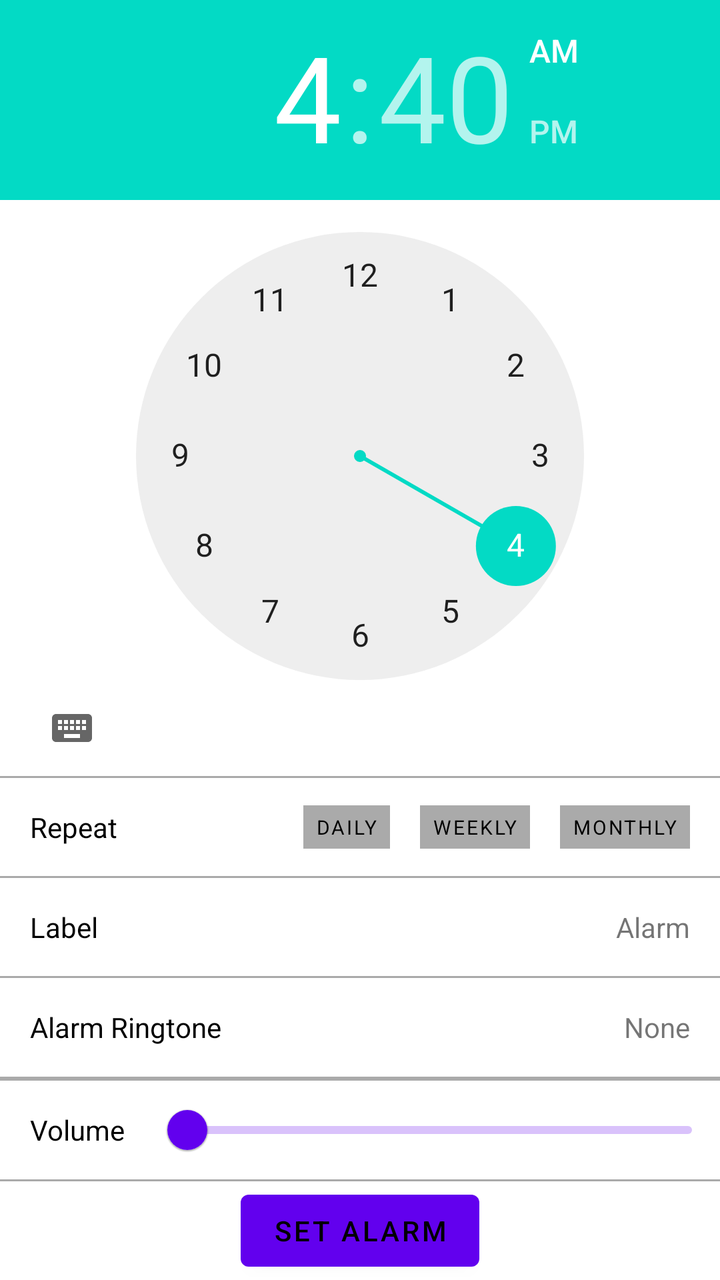
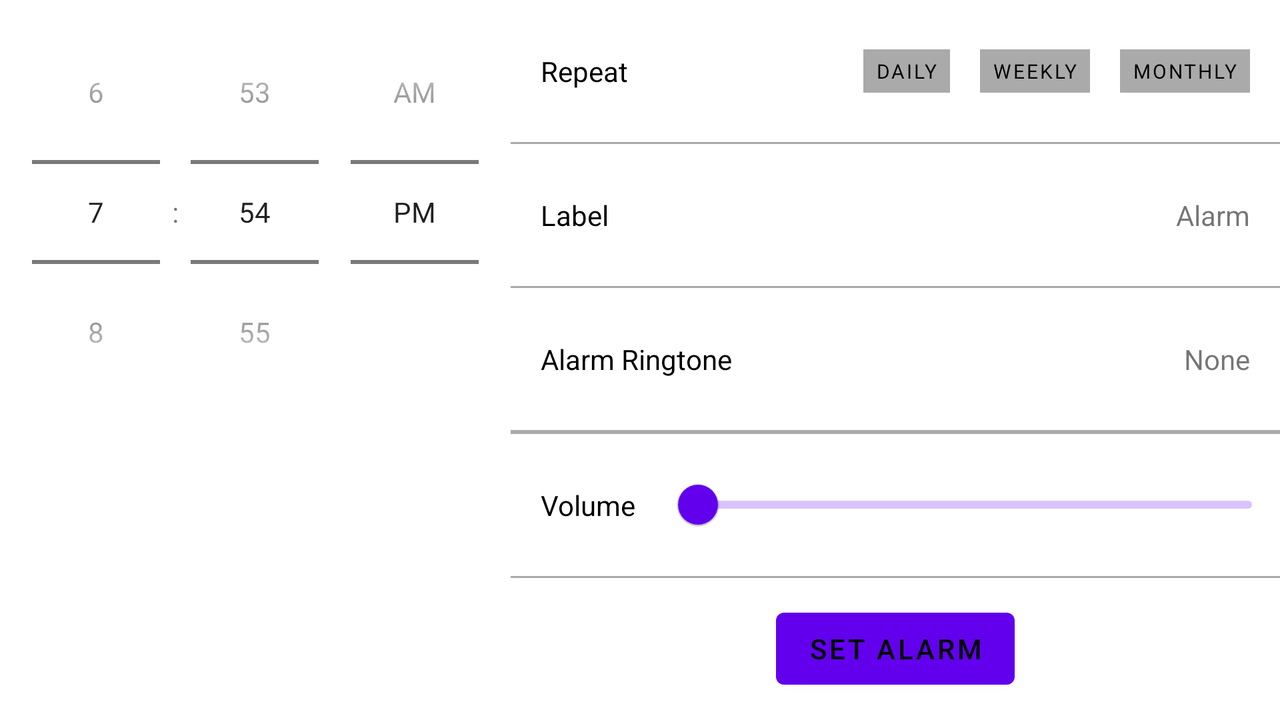

One screen, two layout resources from the same app: the default and the repository's alternative for another configuration. Each is rendered where Android would select it; the XML of both is given below.
<!-- AndroidManifest.xml: application theme Theme.ClockApp -->
<!-- res/layout/activity_set_alarm.xml -->
<?xml version="1.0" encoding="utf-8"?>
<LinearLayout xmlns:android="http://schemas.android.com/apk/res/android"
    xmlns:app="http://schemas.android.com/apk/res-auto"
    xmlns:tools="http://schemas.android.com/tools"
    android:layout_width="match_parent"
    android:layout_height="match_parent"
    tools:context=".SetAlarmActivity"
    android:orientation="vertical">

    <TimePicker
        android:id="@+id/time_picker"
        android:layout_width="wrap_content"
        android:layout_height="wrap_content" />

    <View
        android:layout_width="match_parent"
        android:layout_height="1dp"
        android:background="@android:color/darker_gray"/>

    <LinearLayout
        android:layout_width="match_parent"
        android:layout_height="0dp"
        android:layout_weight="1"
        android:orientation="horizontal"
        android:gravity="center_vertical">

        <LinearLayout
            android:layout_width="0dp"
            android:layout_height="match_parent"
            android:layout_weight="1"
            android:gravity="start|center_vertical">

            <TextView
                android:layout_width="wrap_content"
                android:layout_height="wrap_content"
                android:text="@string/repeat_label"
                android:layout_marginLeft="@dimen/set_alarm_text_left_margin"
                android:textColor="?attr/colorOnPrimary" />

        </LinearLayout>

        <LinearLayout
            android:layout_width="0dp"
            android:layout_height="match_parent"
            android:layout_weight="2"
            android:gravity="end|center_vertical">

            <TextView
                android:id="@+id/repeat_daily_button"
                android:layout_width="wrap_content"
                android:layout_height="wrap_content"
                android:text="@string/daily_repeat_label"
                android:background="?attr/colorOnBackground"
                android:paddingHorizontal="@dimen/repeat_option_horizontal_padding"
                android:paddingVertical="@dimen/repeat_option_vertical_padding"
                android:textSize="@dimen/repeat_option_text_size"
                android:letterSpacing="0.1"
                android:textColor="?attr/colorOnPrimary"
                android:layout_marginRight="@dimen/set_alarm_text_left_margin"/>

            <TextView
                android:id="@+id/repeat_weekly_button"
                android:layout_width="wrap_content"
                android:layout_height="wrap_content"
                android:text="@string/weekly_repeat_label"
                android:background="?attr/colorOnBackground"
                android:paddingHorizontal="@dimen/repeat_option_horizontal_padding"
                android:paddingVertical="@dimen/repeat_option_vertical_padding"
                android:textSize="@dimen/repeat_option_text_size"
                android:letterSpacing="0.1"
                android:textColor="?attr/colorOnPrimary"
                android:layout_marginRight="@dimen/set_alarm_text_left_margin"/>

            <TextView
                android:id="@+id/repeat_monthly_button"
                android:layout_width="wrap_content"
                android:layout_height="wrap_content"
                android:text="@string/monthly_repeat_label"
                android:background="?attr/colorOnBackground"
                android:textSize="@dimen/repeat_option_text_size"
                android:paddingHorizontal="@dimen/repeat_option_horizontal_padding"
                android:paddingVertical="@dimen/repeat_option_vertical_padding"
                android:letterSpacing="0.1"
                android:textColor="?attr/colorOnPrimary"
                android:layout_marginRight="@dimen/set_alarm_text_left_margin" />

        </LinearLayout>


    </LinearLayout>

    <View
        android:layout_width="match_parent"
        android:layout_height="1dp"
        android:background="@android:color/darker_gray"/>

    <LinearLayout
        android:id="@+id/alarm_label_container"
        android:layout_width="match_parent"
        android:layout_height="0dp"
        android:layout_weight="1"
        android:orientation="horizontal"
        android:gravity="center_vertical">

        <LinearLayout
            android:layout_width="0dp"
            android:layout_height="match_parent"
            android:layout_weight="1"
            android:gravity="start|center_vertical">

            <TextView
                android:layout_width="wrap_content"
                android:layout_height="wrap_content"
                android:text="@string/alarm_name_label"
                android:layout_marginLeft="@dimen/set_alarm_text_left_margin"
                android:textColor="?attr/colorOnPrimary" />

        </LinearLayout>

        <LinearLayout
            android:layout_width="0dp"
            android:layout_height="match_parent"
            android:layout_weight="1"
            android:gravity="end|center_vertical">

            <TextView
                android:id="@+id/label_text_view"
                android:layout_width="wrap_content"
                android:layout_height="wrap_content"
                android:text="@string/alarm_default_label"
                android:layout_marginRight="@dimen/set_alarm_text_left_margin" />

        </LinearLayout>

    </LinearLayout>

    <View
        android:layout_width="match_parent"
        android:layout_height="1dp"
        android:background="@android:color/darker_gray"/>

    <LinearLayout
        android:id="@+id/alarm_ringtone_container"
        android:layout_width="match_parent"
        android:layout_height="0dp"
        android:layout_weight="1"
        android:orientation="horizontal"
        android:gravity="center_vertical">

        <LinearLayout
            android:layout_width="0dp"
            android:layout_height="match_parent"
            android:layout_weight="1"
            android:gravity="start|center_vertical">

            <TextView
                android:layout_width="wrap_content"
                android:layout_height="wrap_content"
                android:text="@string/alarm_ringtone_label"
                android:layout_marginLeft="@dimen/set_alarm_text_left_margin"
                android:textColor="?attr/colorOnPrimary" />

        </LinearLayout>

        <LinearLayout
            android:layout_width="0dp"
            android:layout_height="match_parent"
            android:layout_weight="1"
            android:gravity="end|center_vertical">

            <TextView
                android:id="@+id/alarm_ringtone_title"
                android:layout_width="wrap_content"
                android:layout_height="wrap_content"
                android:text="@string/alarm_default_ringtone"
                android:layout_marginRight="@dimen/set_alarm_text_left_margin" />

        </LinearLayout>

    </LinearLayout>

    <View
        android:layout_width="match_parent"
        android:layout_height="1dp"
        android:background="@android:color/darker_gray"/>

    <LinearLayout
        android:id="@+id/ringtone_part_container"
        android:layout_width="match_parent"
        android:layout_height="0dp"
        android:layout_weight="1"
        android:orientation="horizontal"
        android:gravity="center_vertical"
        android:visibility="gone">

        <TextView
            android:layout_width="wrap_content"
            android:layout_height="wrap_content"
            android:text="@string/ringtone_part_label"
            android:layout_marginLeft="@dimen/set_alarm_text_left_margin"
            android:textColor="?attr/colorOnPrimary" />

        <com.google.android.material.slider.RangeSlider
            android:id="@+id/ringtone_part_slider"
            android:layout_width="wrap_content"
            android:layout_height="wrap_content"
            android:layout_marginLeft="@dimen/set_alarm_text_left_margin" />

    </LinearLayout>

    <View
        android:layout_width="match_parent"
        android:layout_height="1dp"
        android:background="@android:color/darker_gray"/>

    <LinearLayout
        android:layout_width="match_parent"
        android:layout_height="0dp"
        android:layout_weight="1"
        android:orientation="horizontal"
        android:gravity="center_vertical">

        <TextView
            android:layout_width="wrap_content"
            android:layout_height="wrap_content"
            android:text="@string/alarm_volume_label"
            android:layout_marginLeft="@dimen/set_alarm_text_left_margin"
            android:textColor="?attr/colorOnPrimary" />

        <com.google.android.material.slider.RangeSlider
            android:id="@+id/volume_slider"
            android:layout_width="wrap_content"
            android:layout_height="wrap_content"
            android:layout_marginLeft="@dimen/set_alarm_text_left_margin" />

    </LinearLayout>

    <View
        android:layout_width="match_parent"
        android:layout_height="1dp"
        android:background="@android:color/darker_gray"/>

    <LinearLayout
        android:layout_width="match_parent"
        android:layout_height="0dp"
        android:layout_weight="1"
        android:gravity="center">

        <Button
            android:id="@+id/set_alarm_btn"
            android:layout_width="wrap_content"
            android:layout_height="wrap_content"
            android:text="@string/set_alarm_btn_label" />

    </LinearLayout>

</LinearLayout>
<!-- resources referenced by this layout -->
<resources>
  <dimen name="repeat_option_horizontal_padding">6dp</dimen>
  <dimen name="repeat_option_text_size">10sp</dimen>
  <dimen name="repeat_option_vertical_padding">4dp</dimen>
  <dimen name="set_alarm_text_left_margin">15dp</dimen>
  <string name="alarm_default_label">Alarm</string>
  <string name="alarm_default_ringtone">None</string>
  <string name="alarm_name_label">Label</string>
  <string name="alarm_ringtone_label">Alarm Ringtone</string>
  <string name="alarm_volume_label">Volume</string>
  <string name="daily_repeat_label">DAILY</string>
  <string name="monthly_repeat_label">MONTHLY</string>
  <string name="repeat_label">Repeat</string>
  <string name="ringtone_part_label">Ringtone part</string>
  <string name="set_alarm_btn_label">Set alarm</string>
  <string name="weekly_repeat_label">WEEKLY</string>
  <style name="Theme.ClockApp" parent="Theme.MaterialComponents.DayNight.DarkActionBar">
          
          <item name="colorPrimary">@color/purple_500</item>
          <item name="colorPrimaryVariant">@color/purple_700</item>
          <item name="colorOnPrimary">@color/black</item>
          <item name="colorOnBackground">@color/light_gray</item>
          
          <item name="colorSecondary">@color/teal_200</item>
          <item name="colorSecondaryVariant">@color/teal_700</item>
          <item name="colorOnSecondary">@color/black</item>
          
          <item name="android:statusBarColor">?attr/colorPrimaryVariant</item>
          
      </style>
  <color name="purple_500">#FF6200EE</color>
  <color name="purple_700">#FF3700B3</color>
  <color name="black">#FF000000</color>
  <color name="light_gray">#AAAAAA</color>
  <color name="teal_200">#FF03DAC5</color>
  <color name="teal_700">#FF018786</color>
</resources>
<!-- res/layout-land/activity_set_alarm.xml (the repository's variant of the layout above) -->
<!-- drawn on the phone turned sideways -->
<?xml version="1.0" encoding="utf-8"?>
<LinearLayout xmlns:android="http://schemas.android.com/apk/res/android"
    xmlns:app="http://schemas.android.com/apk/res-auto"
    xmlns:tools="http://schemas.android.com/tools"
    android:layout_width="match_parent"
    android:layout_height="match_parent"
    tools:context=".SetAlarmActivity"
    android:orientation="horizontal">

    <TimePicker
        android:id="@+id/time_picker"
        android:layout_width="wrap_content"
        android:layout_height="wrap_content"
        android:timePickerMode="spinner" />

    <LinearLayout
        android:layout_width="match_parent"
        android:layout_height="match_parent"
        android:orientation="vertical">

        <LinearLayout
            android:layout_width="match_parent"
            android:layout_height="0dp"
            android:layout_weight="1"
            android:orientation="horizontal"
            android:gravity="center_vertical">

            <LinearLayout
                android:layout_width="0dp"
                android:layout_height="match_parent"
                android:layout_weight="1"
                android:gravity="start|center_vertical">

                <TextView
                    android:layout_width="wrap_content"
                    android:layout_height="wrap_content"
                    android:text="@string/repeat_label"
                    android:layout_marginLeft="@dimen/set_alarm_text_left_margin"
                    android:textColor="?attr/colorOnPrimary" />

            </LinearLayout>

            <LinearLayout
                android:layout_width="0dp"
                android:layout_height="match_parent"
                android:layout_weight="2"
                android:gravity="end|center_vertical">

                <TextView
                    android:id="@+id/repeat_daily_button"
                    android:layout_width="wrap_content"
                    android:layout_height="wrap_content"
                    android:text="@string/daily_repeat_label"
                    android:background="?attr/colorOnBackground"
                    android:paddingHorizontal="@dimen/repeat_option_horizontal_padding"
                    android:paddingVertical="@dimen/repeat_option_vertical_padding"
                    android:textSize="@dimen/repeat_option_text_size"
                    android:letterSpacing="0.1"
                    android:textColor="?attr/colorOnPrimary"
                    android:layout_marginRight="@dimen/set_alarm_text_left_margin"/>

                <TextView
                    android:id="@+id/repeat_weekly_button"
                    android:layout_width="wrap_content"
                    android:layout_height="wrap_content"
                    android:text="@string/weekly_repeat_label"
                    android:background="?attr/colorOnBackground"
                    android:paddingHorizontal="@dimen/repeat_option_horizontal_padding"
                    android:paddingVertical="@dimen/repeat_option_vertical_padding"
                    android:textSize="@dimen/repeat_option_text_size"
                    android:letterSpacing="0.1"
                    android:textColor="?attr/colorOnPrimary"
                    android:layout_marginRight="@dimen/set_alarm_text_left_margin"/>

                <TextView
                    android:id="@+id/repeat_monthly_button"
                    android:layout_width="wrap_content"
                    android:layout_height="wrap_content"
                    android:text="@string/monthly_repeat_label"
                    android:background="?attr/colorOnBackground"
                    android:textSize="@dimen/repeat_option_text_size"
                    android:paddingHorizontal="@dimen/repeat_option_horizontal_padding"
                    android:paddingVertical="@dimen/repeat_option_vertical_padding"
                    android:letterSpacing="0.1"
                    android:textColor="?attr/colorOnPrimary"
                    android:layout_marginRight="@dimen/set_alarm_text_left_margin" />

            </LinearLayout>


        </LinearLayout>

        <View
            android:layout_width="match_parent"
            android:layout_height="1dp"
            android:background="@android:color/darker_gray"/>

        <LinearLayout
            android:id="@+id/alarm_label_container"
            android:layout_width="match_parent"
            android:layout_height="0dp"
            android:layout_weight="1"
            android:orientation="horizontal"
            android:gravity="center_vertical">

            <LinearLayout
                android:layout_width="0dp"
                android:layout_height="match_parent"
                android:layout_weight="1"
                android:gravity="start|center_vertical">

                <TextView
                    android:layout_width="wrap_content"
                    android:layout_height="wrap_content"
                    android:text="@string/alarm_name_label"
                    android:layout_marginLeft="@dimen/set_alarm_text_left_margin"
                    android:textColor="?attr/colorOnPrimary" />

            </LinearLayout>

            <LinearLayout
                android:layout_width="0dp"
                android:layout_height="match_parent"
                android:layout_weight="1"
                android:gravity="end|center_vertical">

                <TextView
                    android:id="@+id/label_text_view"
                    android:layout_width="wrap_content"
                    android:layout_height="wrap_content"
                    android:text="@string/alarm_default_label"
                    android:layout_marginRight="@dimen/set_alarm_text_left_margin" />

            </LinearLayout>

        </LinearLayout>

        <View
            android:layout_width="match_parent"
            android:layout_height="1dp"
            android:background="@android:color/darker_gray"/>

        <LinearLayout
            android:id="@+id/alarm_ringtone_container"
            android:layout_width="match_parent"
            android:layout_height="0dp"
            android:layout_weight="1"
            android:orientation="horizontal"
            android:gravity="center_vertical">

            <LinearLayout
                android:layout_width="0dp"
                android:layout_height="match_parent"
                android:layout_weight="1"
                android:gravity="start|center_vertical">

                <TextView
                    android:layout_width="wrap_content"
                    android:layout_height="wrap_content"
                    android:text="@string/alarm_ringtone_label"
                    android:layout_marginLeft="@dimen/set_alarm_text_left_margin"
                    android:textColor="?attr/colorOnPrimary" />

            </LinearLayout>

            <LinearLayout
                android:layout_width="0dp"
                android:layout_height="match_parent"
                android:layout_weight="1"
                android:gravity="end|center_vertical">

                <TextView
                    android:id="@+id/alarm_ringtone_title"
                    android:layout_width="wrap_content"
                    android:layout_height="wrap_content"
                    android:text="@string/alarm_default_ringtone"
                    android:layout_marginRight="@dimen/set_alarm_text_left_margin" />

            </LinearLayout>

        </LinearLayout>

        <View
            android:layout_width="match_parent"
            android:layout_height="1dp"
            android:background="@android:color/darker_gray"/>

        <LinearLayout
            android:id="@+id/ringtone_part_container"
            android:layout_width="match_parent"
            android:layout_height="0dp"
            android:layout_weight="1"
            android:orientation="horizontal"
            android:gravity="center_vertical"
            android:visibility="gone">

            <TextView
                android:layout_width="wrap_content"
                android:layout_height="wrap_content"
                android:text="@string/ringtone_part_label"
                android:layout_marginLeft="@dimen/set_alarm_text_left_margin"
                android:textColor="?attr/colorOnPrimary" />

            <com.google.android.material.slider.RangeSlider
                android:id="@+id/ringtone_part_slider"
                android:layout_width="wrap_content"
                android:layout_height="wrap_content"
                android:layout_marginLeft="@dimen/set_alarm_text_left_margin" />

        </LinearLayout>

        <View
            android:layout_width="match_parent"
            android:layout_height="1dp"
            android:background="@android:color/darker_gray"/>

        <LinearLayout
            android:layout_width="match_parent"
            android:layout_height="0dp"
            android:layout_weight="1"
            android:orientation="horizontal"
            android:gravity="center_vertical">

            <TextView
                android:layout_width="wrap_content"
                android:layout_height="wrap_content"
                android:text="@string/alarm_volume_label"
                android:layout_marginLeft="@dimen/set_alarm_text_left_margin"
                android:textColor="?attr/colorOnPrimary" />

            <com.google.android.material.slider.RangeSlider
                android:id="@+id/volume_slider"
                android:layout_width="wrap_content"
                android:layout_height="wrap_content"
                android:layout_marginLeft="@dimen/set_alarm_text_left_margin" />

        </LinearLayout>

        <View
            android:layout_width="match_parent"
            android:layout_height="1dp"
            android:background="@android:color/darker_gray"/>

        <LinearLayout
            android:layout_width="match_parent"
            android:layout_height="0dp"
            android:layout_weight="1"
            android:gravity="center">

            <Button
                android:id="@+id/set_alarm_btn"
                android:layout_width="wrap_content"
                android:layout_height="wrap_content"
                android:text="@string/set_alarm_btn_label" />

        </LinearLayout>

    </LinearLayout>

</LinearLayout>
